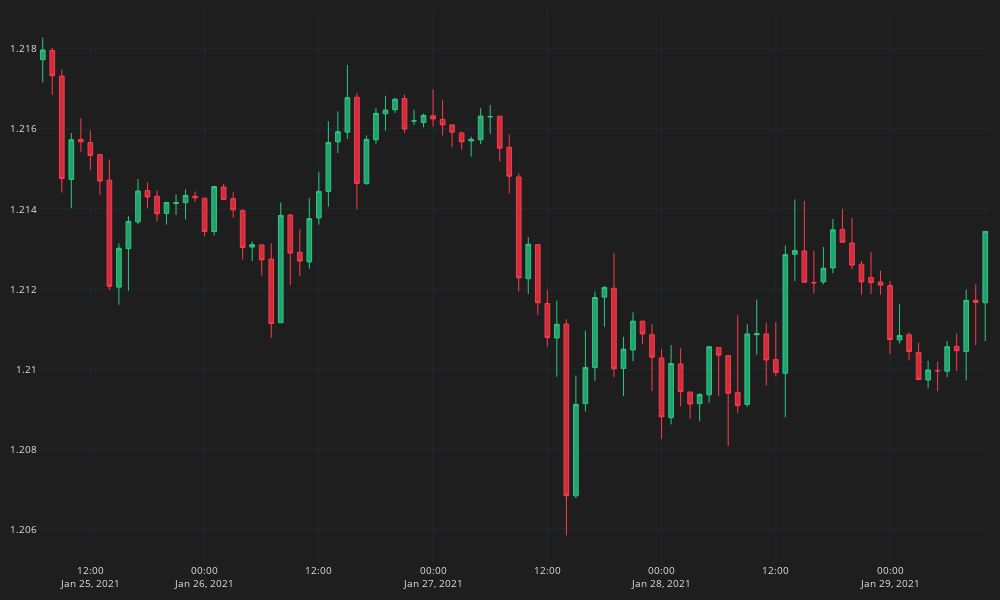

The code cell stored with this chart in its notebook:
### Code cell
fig = go.Figure()
fig.add_trace(go.Candlestick(
    x=df_plot.time, open=df_plot.mid_o, high=df_plot.mid_h, low=df_plot.mid_l, close=df_plot.mid_c,
    line=dict(width=1), opacity=1,
    increasing_fillcolor='#24A06B',
    decreasing_fillcolor="#CC2E3C",
    increasing_line_color='#2EC886',  
    decreasing_line_color='#FF3A4C'
))
fig.update_layout(width=1000,height=600,
    margin=dict(l=10,r=10,b=10,t=10),
    font=dict(size=10,color="#e1e1e1"),
    paper_bgcolor="#1e1e1e",
    plot_bgcolor="#1e1e1e")
fig.update_xaxes(
    gridcolor="#1f292f",
    showgrid=True,fixedrange=True,rangeslider=dict(visible=False)
)
fig.update_yaxes(
    gridcolor="#1f292f",
    showgrid=True
)
fig.show()
#fig.write_image("chart.png")
